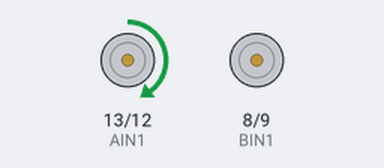
A sketch run on a simulated Arduino Uno, built with avr-gcc and run on an emulated ATmega328P. Parts: motor-driver pin pairs drawn as motors (green arrow = first pin HIGH = forward, orange = second pin HIGH = backward, longer = more drive, scaled by the enable pin).

Above: at 0.1 s.
At 0.7 s:
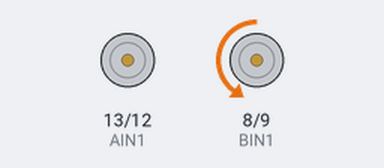
At 1.3 s:
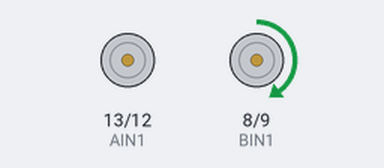
At 2.7 s:
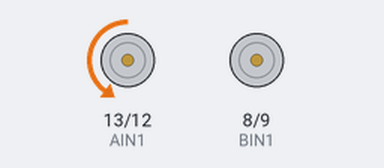
Timing chart, 0 to 3.0 s (numbered marks = the images above):
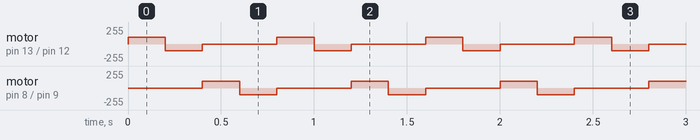

Measured:
- by itself, motor on pin 13 (AIN1) / pin 12 (AIN2), motor on pin 8 (BIN1) / pin 9 (BIN2): repeats every 0.80 s: backward 100/255 0.20 s, stopped 0.40 s, forward 100/255 0.20 s

The sketch:

cartest.ino
```cpp
//the right motor will be controlled by the motor A pins on the motor driver
const int AIN1 = 13;           //control pin 1 on the motor driver for the right motor
const int AIN2 = 12;            //control pin 2 on the motor driver for the right motor
const int PWMA = 11;            //speed control pin on the motor driver for the right motor

//the left motor will be controlled by the motor B pins on the motor driver
const int PWMB = 10;           //speed control pin on the motor driver for the left motor
const int BIN2 = 9;           //control pin 2 on the motor driver for the left motor
const int BIN1 = 8;           //control pin 1 on the motor driver for the left motor

int switchPin = 7;             //switch to turn the robot on and off
int movement = 100;

void setup() {
  // put your setup code here, to run once:
  pinMode(switchPin, INPUT_PULLUP);   //set this as a pullup to sense whether the switch is flipped

  //set the motor contro pins as outputs
  pinMode(AIN1, OUTPUT);
  pinMode(AIN2, OUTPUT);
  pinMode(PWMA, OUTPUT);

  pinMode(BIN1, OUTPUT);
  pinMode(BIN2, OUTPUT);
  pinMode(PWMB, OUTPUT);
}

void loop() {
  digitalWrite(AIN1, HIGH);                         //set pin 1 to high
  digitalWrite(AIN2, LOW);                          //set pin 2 to low
  analogWrite(PWMA, abs(movement));
  delay(100);
  analogWrite(PWMB, abs(movement));
  delay(100);
  digitalWrite(AIN1, LOW);                          //set pin 1 to low
  digitalWrite(AIN2, HIGH);
  analogWrite(PWMA, abs(-movement));
  delay(100);
  analogWrite(PWMB, abs(-movement));
  delay(100);
  digitalWrite(AIN1, LOW);
  digitalWrite(AIN2, LOW);

  digitalWrite(BIN1, HIGH);                         //set pin 1 to high
  digitalWrite(BIN2, LOW);                          //set pin 2 to low
  analogWrite(PWMA, abs(movement));
  delay(100);
  analogWrite(PWMB, abs(movement));
  delay(100);
  digitalWrite(BIN1, LOW);                          //set pin 1 to low
  digitalWrite(BIN2, HIGH);
  analogWrite(PWMA, abs(-movement));
  delay(100);
  analogWrite(PWMB, abs(-movement));
  delay(100);
  digitalWrite(BIN1, LOW);
  digitalWrite(BIN2, LOW);

}
```
